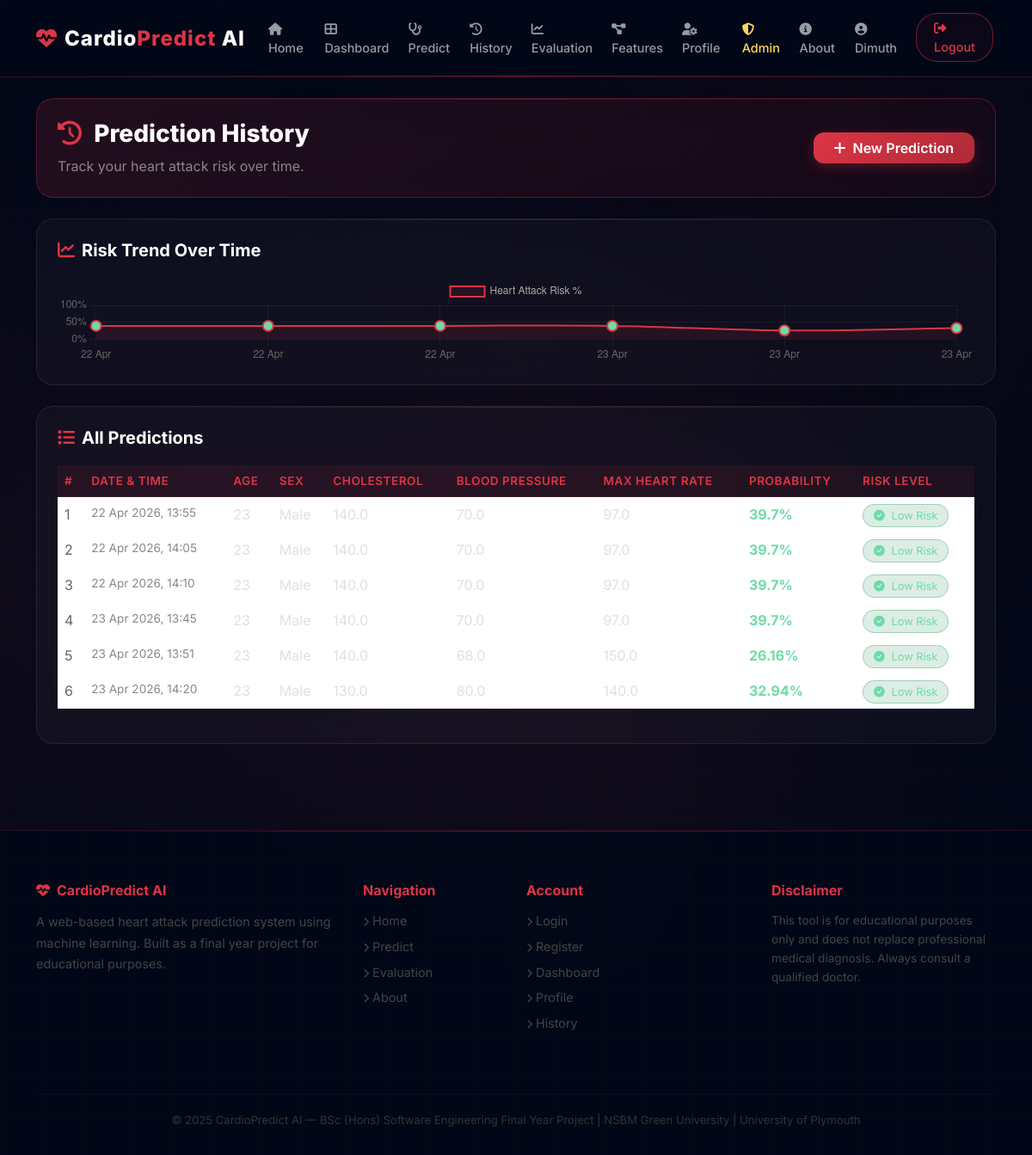
The page /history (signed in) on the database its author committed.
### app.py (models this page shows)
class User(db.Model, UserMixin):
    id          = db.Column(db.Integer, primary_key=True)
    full_name   = db.Column(db.String(100), nullable=False)
    email       = db.Column(db.String(120), unique=True, nullable=False)
    age         = db.Column(db.Integer, nullable=False)
    password    = db.Column(db.String(200), nullable=False)
    is_admin    = db.Column(db.Boolean, default=False)
    created_at  = db.Column(db.DateTime, default=datetime.utcnow)
    predictions = db.relationship('Prediction', backref='user', lazy=True)

class Prediction(db.Model):
    id          = db.Column(db.Integer, primary_key=True)
    user_id     = db.Column(db.Integer, db.ForeignKey('user.id'), nullable=False)
    probability = db.Column(db.Float, nullable=False)
    risk_level  = db.Column(db.String(20), nullable=False)
    created_at  = db.Column(db.DateTime, default=datetime.utcnow)
    age         = db.Column(db.Integer)
    sex         = db.Column(db.String(10))
    cp          = db.Column(db.String(30))
    trestbps    = db.Column(db.Float)
    chol        = db.Column(db.Float)
    fbs         = db.Column(db.String(10))
    thalach     = db.Column(db.Float)

### app.py (the view)
@app.route('/history')
@login_required
def history():
    predictions = Prediction.query.filter_by(user_id=current_user.id).order_by(Prediction.created_at.asc()).all()
    return render_template('history.html', predictions=predictions)

### app.py (called while the page is built)
@login_manager.user_loader
def load_user(user_id):
    return User.query.get(int(user_id))

### templates/history.html (shortened to what this page needs)
{% extends 'base.html' %}
{% block content %}
<div class="row mb-4">
    <div class="col-12">
        <div class="card p-4" style="background: linear-gradient(135deg, rgba(220,53,69,0.15), rgba(220,53,69,0.05)); border: 1px solid rgba(220,53,69,0.3);">
            <div class="row align-items-center">
                <div class="col-md-8">
                    <h3 style="color:white; font-weight:800;">
                        <i class="fas fa-history me-2" style="color:#dc3545"></i>
                        Prediction History
                    </h3>
                    <p style="color:#888; margin-bottom:0;">Track your heart attack risk over time.</p>
                </div>
                <div class="col-md-4 text-md-end mt-3 mt-md-0">
                    <a href="/predict" class="btn btn-danger px-4">
                        <i class="fas fa-plus me-2"></i>New Prediction
                    </a>
                </div>
            </div>
        </div>
    </div>
</div>
{% if predictions %}
<div class="row mb-4">
    <div class="col-12">
        <div class="card p-4">
            <h5 style="color:white; font-weight:700; margin-bottom:20px;">
                <i class="fas fa-chart-line me-2" style="color:#dc3545"></i>Risk Trend Over Time
            </h5>
            <canvas id="riskChart" height="100"></canvas>
        </div>
    </div>
</div>
<div class="row">
    <div class="col-12">
        <div class="card p-4">
            <h5 style="color:white; font-weight:700; margin-bottom:20px;">
                <i class="fas fa-list me-2" style="color:#dc3545"></i>All Predictions
            </h5>
            <div class="table-responsive">
                <table class="table table-hover">
                    <thead>
                        <tr>
                            <th>#</th>
                            <th>Date & Time</th>
                            <th>Age</th>
                            <th>Sex</th>
                            <th>Cholesterol</th>
                            <th>Blood Pressure</th>
                            <th>Max Heart Rate</th>
                            <th>Probability</th>
                            <th>Risk Level</th>
                        </tr>
                    </thead>
                    <tbody>
                        {% for p in predictions %}
                        <tr>
                            <td style="color:#666;">{{ loop.index }}</td>
                            <td style="color:#888; font-size:0.85rem;">{{ p.created_at.strftime('%d %b %Y, %H:%M') }}</td>
                            <td style="color:#e0e0e0;">{{ p.age }}</td>
                            <td style="color:#e0e0e0;">{{ p.sex }}</td>
                            <td style="color:#e0e0e0;">{{ p.chol }}</td>
                            <td style="color:#e0e0e0;">{{ p.trestbps }}</td>
                            <td style="color:#e0e0e0;">{{ p.thalach }}</td>
                            <td>
                                <span style="font-weight:700;
                                    {% if p.probability >= 50 %}color:#ff6b7a{% else %}color:#6edba8{% endif %}">
                                    {{ p.probability }}%
                                </span>
                            </td>
                            <td>
                                <span class="{% if p.risk_level == 'High Risk' %}badge-high{% else %}badge-low{% endif %}">
                                    {% if p.risk_level == 'High Risk' %}
                                    <i class="fas fa-exclamation-triangle me-1"></i>
                                    {% else %}
                                    <i class="fas fa-check-circle me-1"></i>
                                    {% endif %}
                                    {{ p.risk_level }}
                                </span>
                            </td>
                        </tr>
                        {% endfor %}
                    </tbody>
                </table>
            </div>
        </div>
    </div>
</div>
<script>
    const labels = [
        {% for p in predictions %}
            "{{ p.created_at.strftime('%d %b') }}"{% if not loop.last %},{% endif %}
        {% endfor %}
    ];
    const data = [
        {% for p in predictions %}
            {{ p.probability }}{% if not loop.last %},{% endif %}
        {% endfor %}
    ];
    const ctx = document.getElementById('riskChart').getContext('2d');
    new Chart(ctx, {
        type: 'line',
        data: {
            labels: labels,
            datasets: [{
                label: 'Heart Attack Risk %',
                data: data,
                borderColor: '#dc3545',
                backgroundColor: 'rgba(220,53,69,0.1)',
                borderWidth: 2,
                pointBackgroundColor: data.map(v => v >= 50 ? '#ff6b7a' : '#6edba8'),
                pointRadius: 6,
                fill: true,
                tension: 0.4
            }]
        },
        options: {
            responsive: true,
            plugins: {
                legend: { labels: { color: '#aaa' } }
            },
            scales: {
                x: {
                    ticks: { color: '#666' },
                    grid: { color: 'rgba(255,255,255,0.05)' }
                },
                y: {
                    min: 0,
                    max: 100,
                    ticks: { color: '#666', callback: v => v + '%' },
                    grid: { color: 'rgba(255,255,255,0.05)' }
                }
            }
        }
    });
</script>
{% endif %}
{% endblock %}

### templates/base.html (shortened to what this page needs)
<!DOCTYPE html>
<html lang="en">
<head>
    <link href="https://cdn.jsdelivr.net/npm/bootstrap@5.3.0/dist/css/bootstrap.min.css" rel="stylesheet">
    <link href="https://cdnjs.cloudflare.com/ajax/libs/font-awesome/6.4.0/css/all.min.css" rel="stylesheet">
</head>
<body>
<div class="particles" id="particles"></div>
<nav class="navbar navbar-expand-lg">
    <div class="container">
        <a class="navbar-brand" href="/">
            <i class="fas fa-heartbeat me-2 animate-heartbeat" style="color:#dc3545"></i>Cardio<span>Predict</span> AI
        </a>
        <div class="collapse navbar-collapse" id="navbarNav">
            <ul class="navbar-nav mx-auto">
                <li class="nav-item"><a class="nav-link" href="/"><i class="fas fa-home me-1"></i>Home</a></li>
                {% if current_user.is_authenticated %}
                <li class="nav-item"><a class="nav-link" href="/dashboard"><i class="fas fa-th-large me-1"></i>Dashboard</a></li>
                <li class="nav-item"><a class="nav-link" href="/predict"><i class="fas fa-stethoscope me-1"></i>Predict</a></li>
                <li class="nav-item"><a class="nav-link" href="/history"><i class="fas fa-history me-1"></i>History</a></li>
                <li class="nav-item"><a class="nav-link" href="/evaluation"><i class="fas fa-chart-line me-1"></i>Evaluation</a></li>
                <li class="nav-item"><a class="nav-link" href="/feature-importance"><i class="fas fa-project-diagram me-1"></i>Features</a></li>
                <li class="nav-item"><a class="nav-link" href="/profile"><i class="fas fa-user-cog me-1"></i>Profile</a></li>
                {% if current_user.is_admin %}
                <li class="nav-item"><a class="nav-link" href="/admin" style="color:#ffd85e !important;"><i class="fas fa-shield-alt me-1"></i>Admin</a></li>
                {% endif %}
                {% endif %}
                <li class="nav-item"><a class="nav-link" href="/about"><i class="fas fa-info-circle me-1"></i>About</a></li>
            </ul>
            <ul class="navbar-nav">
                {% if current_user.is_authenticated %}
                <li class="nav-item me-2">
                    <a class="nav-link" href="/profile" style="color:#6edba8">
                        <i class="fas fa-user-circle me-1"></i>{{ current_user.full_name }}
                    </a>
                </li>
                <li class="nav-item">
                    <a class="nav-link btn-nav-login" href="/logout">
                        <i class="fas fa-sign-out-alt me-1"></i>Logout
                    </a>
                </li>
                {% endif %}
            </ul>
        </div>
    </div>
</nav>
<div class="container mt-4">
    {% block content %}{% endblock %}
</div>
<footer class="footer">
    <div class="container">
        <div class="row">
            <div class="col-md-4 mb-4">
                <h6><i class="fas fa-heartbeat me-2"></i>CardioPredict AI</h6>
                <p style="color:#444; font-size:0.9rem; line-height:1.7;">A web-based heart attack prediction system using machine learning. Built as a final year project for educational purposes.</p>
            </div>
            <div class="col-md-2 mb-4">
                <h6>Navigation</h6>
                <a href="/"><i class="fas fa-chevron-right me-1" style="font-size:0.7rem"></i>Home</a>
                <a href="/predict"><i class="fas fa-chevron-right me-1" style="font-size:0.7rem"></i>Predict</a>
                <a href="/evaluation"><i class="fas fa-chevron-right me-1" style="font-size:0.7rem"></i>Evaluation</a>
                <a href="/about"><i class="fas fa-chevron-right me-1" style="font-size:0.7rem"></i>About</a>
            </div>
            <div class="col-md-3 mb-4">
                <h6>Account</h6>
                <a href="/login"><i class="fas fa-chevron-right me-1" style="font-size:0.7rem"></i>Login</a>
                <a href="/register"><i class="fas fa-chevron-right me-1" style="font-size:0.7rem"></i>Register</a>
                <a href="/dashboard"><i class="fas fa-chevron-right me-1" style="font-size:0.7rem"></i>Dashboard</a>
                <a href="/profile"><i class="fas fa-chevron-right me-1" style="font-size:0.7rem"></i>Profile</a>
                <a href="/history"><i class="fas fa-chevron-right me-1" style="font-size:0.7rem"></i>History</a>
            </div>
            <div class="col-md-3 mb-4">
                <h6>Disclaimer</h6>
                <p style="color:#444; font-size:0.85rem; line-height:1.6;">This tool is for educational purposes only and does not replace professional medical diagnosis. Always consult a qualified doctor.</p>
            </div>
        </div>
        <div class="footer-bottom text-center">
            <p class="mb-0" style="font-size:0.82rem; color:#333;">© 2025 CardioPredict AI — BSc (Hons) Software Engineering Final Year Project | NSBM Green University | University of Plymouth</p>
        </div>
    </div>
</footer>
</body>
</html>

### templates/base.html (style rules this page uses)
* { margin: 0; padding: 0; box-sizing: border-box; }
body { background-color: #020818; color: #e0e0e0; font-family: 'Inter', sans-serif; overflow-x: hidden; }
body::before { content: ''; position: fixed; top: 0; left: 0; width: 100%; height: 100%; background: radial-gradient(ellipse at 20% 50%, rgba(220,53,69,0.08) 0%, transparent 60%), radial-gradient(ellipse at 80% 20%, rgba(139,0,0,0.06) 0%, transparent 50%), radial-gradient(ellipse at 60% 80%, rgba(220,53,69,0.05) 0%, transparent 50%); pointer-events: none; z-index: 0; animation: bgPulse 8s ease-in-out infinite alternate; }
.particles { position: fixed; top: 0; left: 0; width: 100%; height: 100%; pointer-events: none; z-index: 0; overflow: hidden; }
body::after { content: ''; position: fixed; top: 0; left: 0; width: 100%; height: 100%; background-image: linear-gradient(rgba(220,53,69,0.03) 1px, transparent 1px), linear-gradient(90deg, rgba(220,53,69,0.03) 1px, transparent 1px); background-size: 50px 50px; pointer-events: none; z-index: 0; }
.navbar { background: rgba(2, 8, 24, 0.85); backdrop-filter: blur(20px); -webkit-backdrop-filter: blur(20px); border-bottom: 1px solid rgba(220,53,69,0.2); padding: 15px 0; position: sticky; top: 0; z-index: 1000; }
.navbar::after { content: ''; position: absolute; bottom: 0; left: 0; width: 100%; height: 1px; background: linear-gradient(90deg, transparent, rgba(220,53,69,0.5), transparent); }
.navbar-brand { font-size: 1.5rem; font-weight: 800; color: white !important; letter-spacing: 1px; }
.navbar-brand span { color: #dc3545; }
.nav-link { color: rgba(255,255,255,0.6) !important; font-weight: 500; margin: 0 3px; transition: all 0.3s; font-size: 0.9rem; position: relative; }
.nav-link::after { content: ''; position: absolute; bottom: -2px; left: 50%; width: 0; height: 2px; background: #dc3545; transition: all 0.3s; transform: translateX(-50%); }
.btn-nav-login { border: 1px solid rgba(220,53,69,0.5); color: #dc3545 !important; border-radius: 25px; padding: 6px 20px !important; transition: all 0.3s; background: rgba(220,53,69,0.05); }
.card { background: rgba(255,255,255,0.03); backdrop-filter: blur(20px); -webkit-backdrop-filter: blur(20px); border: 1px solid rgba(255,255,255,0.08); border-radius: 20px; color: #e0e0e0; transition: all 0.3s; position: relative; overflow: hidden; }
.card::before { content: ''; position: absolute; top: 0; left: 0; width: 100%; height: 1px; background: linear-gradient(90deg, transparent, rgba(220,53,69,0.3), transparent); }
.btn-danger { background: linear-gradient(135deg, #dc3545, #b02a37); border: none; border-radius: 12px; font-weight: 600; transition: all 0.3s; box-shadow: 0 4px 15px rgba(220,53,69,0.3); position: relative; overflow: hidden; }
.btn-danger::after { content: ''; position: absolute; top: 0; left: -100%; width: 100%; height: 100%; background: linear-gradient(90deg, transparent, rgba(255,255,255,0.1), transparent); transition: left 0.5s; }
.footer { background: rgba(2,8,24,0.9); backdrop-filter: blur(20px); border-top: 1px solid rgba(220,53,69,0.15); color: #555; padding: 60px 0 30px; margin-top: 100px; position: relative; }
.footer::before { content: ''; position: absolute; top: 0; left: 0; width: 100%; height: 1px; background: linear-gradient(90deg, transparent, rgba(220,53,69,0.4), transparent); }
.footer h6 { color: #dc3545; font-weight: 700; margin-bottom: 15px; }
.footer a { color: #444; text-decoration: none; transition: color 0.3s; display: block; margin-bottom: 8px; font-size: 0.9rem; }
.footer-bottom { border-top: 1px solid rgba(255,255,255,0.03); margin-top: 40px; padding-top: 20px; }
.table { color: #e0e0e0; }
.table thead th { background: rgba(220,53,69,0.08); color: #dc3545; border-color: rgba(255,255,255,0.05); font-weight: 600; font-size: 0.85rem; text-transform: uppercase; letter-spacing: 0.5px; }
.table td, .table th { border-color: rgba(255,255,255,0.05); }
.badge-low { background: rgba(25,135,84,0.15); color: #6edba8; border: 1px solid rgba(25,135,84,0.3); padding: 5px 12px; border-radius: 20px; font-size: 0.8rem; }
.animate-heartbeat { animation: heartbeat 1.5s ease-in-out infinite; }
.container { position: relative; z-index: 1; }
.navbar { position: sticky; top: 0; z-index: 1000; }

### rows shown on the page
User: full_name "Dimuth"
Prediction: created_at "22 Apr 2026, 13:55", age "23", sex "Male", chol "140.0", trestbps "70.0", thalach "97.0", probability "39.7", risk_level "Low Risk"
Prediction: created_at "22 Apr 2026, 14:05", age "23", sex "Male", chol "140.0", trestbps "70.0", thalach "97.0", probability "39.7", risk_level "Low Risk"
Prediction: created_at "22 Apr 2026, 14:10", age "23", sex "Male", chol "140.0", trestbps "70.0", thalach "97.0", probability "39.7", risk_level "Low Risk"
Prediction: created_at "23 Apr 2026, 13:45", age "23", sex "Male", chol "140.0", trestbps "70.0", thalach "97.0", probability "39.7", risk_level "Low Risk"
Prediction: created_at "23 Apr 2026, 13:51", age "23", sex "Male", chol "140.0", trestbps "68.0", thalach "150.0", probability "26.16", risk_level "Low Risk"
Prediction: created_at "23 Apr 2026, 14:20", age "23", sex "Male", chol "130.0", trestbps "80.0", thalach "140.0", probability "32.94", risk_level "Low Risk"
